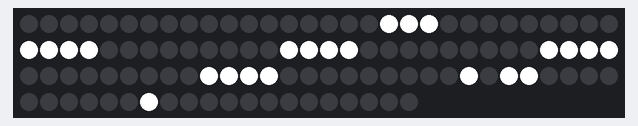
A sketch run on a simulated Arduino Uno, built with avr-gcc and run on an emulated ATmega328P. On the bench: 110 RGB LEDs in strip order, left to right, continuing on the next row.

Above: at 0.5 s.
At 19.47 s:
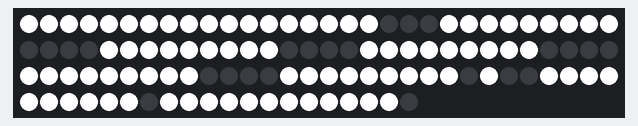
At 38.3 s:
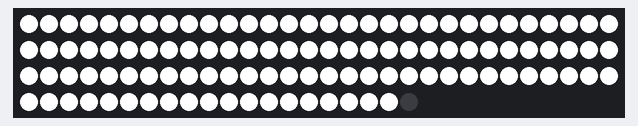

The sketch:

frame-anim.ino
```cpp
#include <Adafruit_NeoPixel.h>
#define PIN      6
#define N_LEDS 110
Adafruit_NeoPixel strip = Adafruit_NeoPixel(N_LEDS, PIN, NEO_GRB + NEO_KHZ800);


String playframe = "00000000000000000011100000000011110000000001111000000000111100000000011110000000001011000000000010000000000000";
String s1f1 = "00000000000000000011100000000011110000000001111000000000111100000000011110000000001011000000000010000000000000";
String s1f2 = "11111111111111111100011111111100001111111110000111111111000011111111100001111111110100111111111101111111111111";
String s1f3 ="111111111111111111111111111111111111111111111111111111111111111111111111111111111111111111111111111111111111111";


// the setup function runs once when you press reset or power the board
void setup() {
  // initialize digital pin LED_BUILTIN as an output.
 // pinMode(LED_BUILTIN, OUTPUT);
  Serial.begin(9600);
  strip.begin();
  //Serial.print("hi");
}


// the loop function runs over and over again forever
void loop() {

  int sequence;


/* re -enable
  // reads it once and stores in variable
  if (Serial.available() > 0)
  {
    sequence = Serial.read();
  }
  */

  //dirty test hack
  sequence = 1;


  if (sequence == 1)
  {

playthisframe(s1f1,20);
playthisframe(s1f2,20);
playthisframe(s1f3,20);

/*

// Turn this into a function

    //copy named frame into playframe
    for (int j = 0 ; j < 59 ; j++ ) {
      playframe[j] = s1f1[j];
    }
    delay(2250);


    //play frame
    for (int i = 0; i < 109; i++) {

      if (playframe[i] == '1')
      {
        strip.setPixelColor(i  , 255, 255, 255); // Draw new pixel
        strip.show();
      }
      else
      {
        strip.setPixelColor(i  , 0, 0, 0); // Draw new pixel
        strip.show();
      }

    }

    delay(2250);


*/


  }


  if (sequence == 2)
  {
   // chase(strip.Color(0, 255, 0));

  }


  if (sequence == 3)
  {

    //chase(strip.Color(0, 0, 255));
    /*
        digitalWrite(LED_BUILTIN, HIGH);   // turn the LED on (HIGH is the voltage level)
        delay(100);                       // wait for a second
        digitalWrite(LED_BUILTIN, LOW);    // turn the LED off by making the voltage LOW
        delay(100);
    */

  }


}


void playthisframe(String frame,int delayframe)
{


    //copy named frame into playframe
    for (int j = 0 ; j < 109 ; j++ ) {
      playframe[j] = frame[j];
    }


  // Serial.print(frame);

    //play frame
    for (int i = 0; i < 109; i++) {


      if (frame[i] == '1')
      {
        strip.setPixelColor(i  , 255, 255, 255); // Draw new pixel
        strip.show();
      }
      else
      {
        strip.setPixelColor(i  , 0, 0, 0); // Draw new pixel
        strip.show();
      }

    }

 delay(delayframe);
}


/* example array passing

 void printArray(char frame[120],int n)
{
   for (int i = 0; i < n; i++)
   {
      printf(frame[i] + " ");
   }
}
 */


static void chase(uint32_t c) {
  for (uint16_t i = 0; i < strip.numPixels() + 4; i++) {
    strip.setPixelColor(i  , c); // Draw new pixel
    strip.setPixelColor(i - 4, 0); // Erase pixel a few steps back
    strip.show();
    delay(10);
  }
}
```

Measured:
- what the display in image 0 shows lasts 0.6 s, from 0.4 s to 1.0 s
